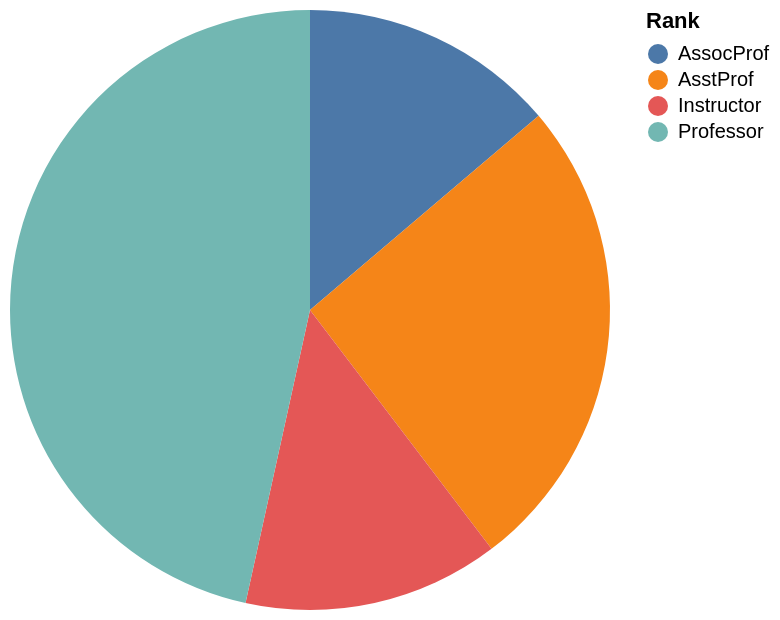

Vega-Lite specification for this chart:
### Vega-Lite specification from a JSON file in a GitHub repository (floating-point values rounded to 4 significant figures)
{"data": {"values": [{"x_data": "AssocProf", "y_data": 8}, {"x_data": "AsstProf", "y_data": 15}, {"x_data": "Instructor", "y_data": 8}, {"x_data": "Professor", "y_data": 27}]}, "mark": "arc", "encoding": {"theta": {"field": "y_data", "type": "quantitative", "title": "SUM(count(*))"}, "color": {"field": "x_data", "type": "nominal", "title": "Rank"}}}
